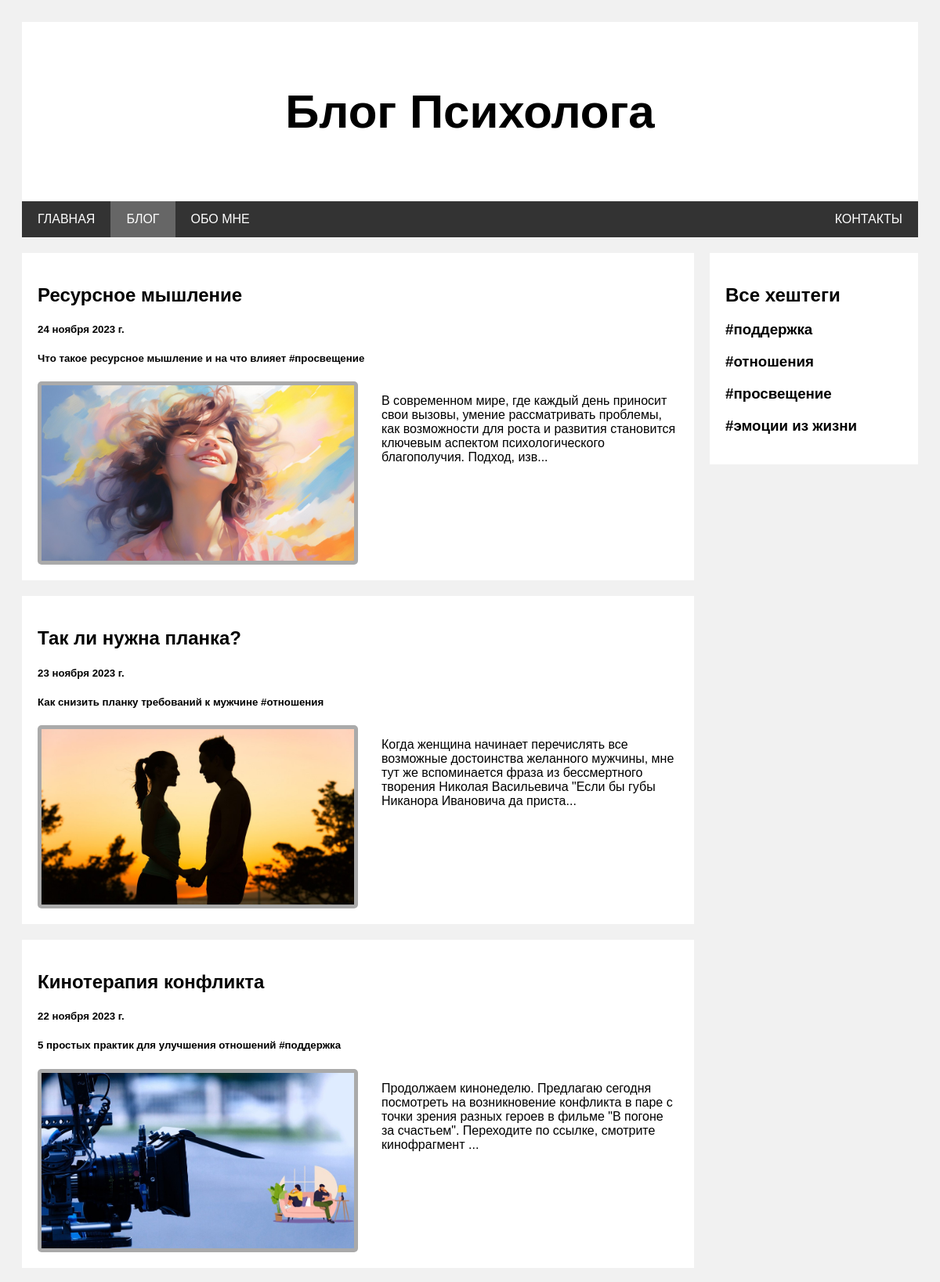
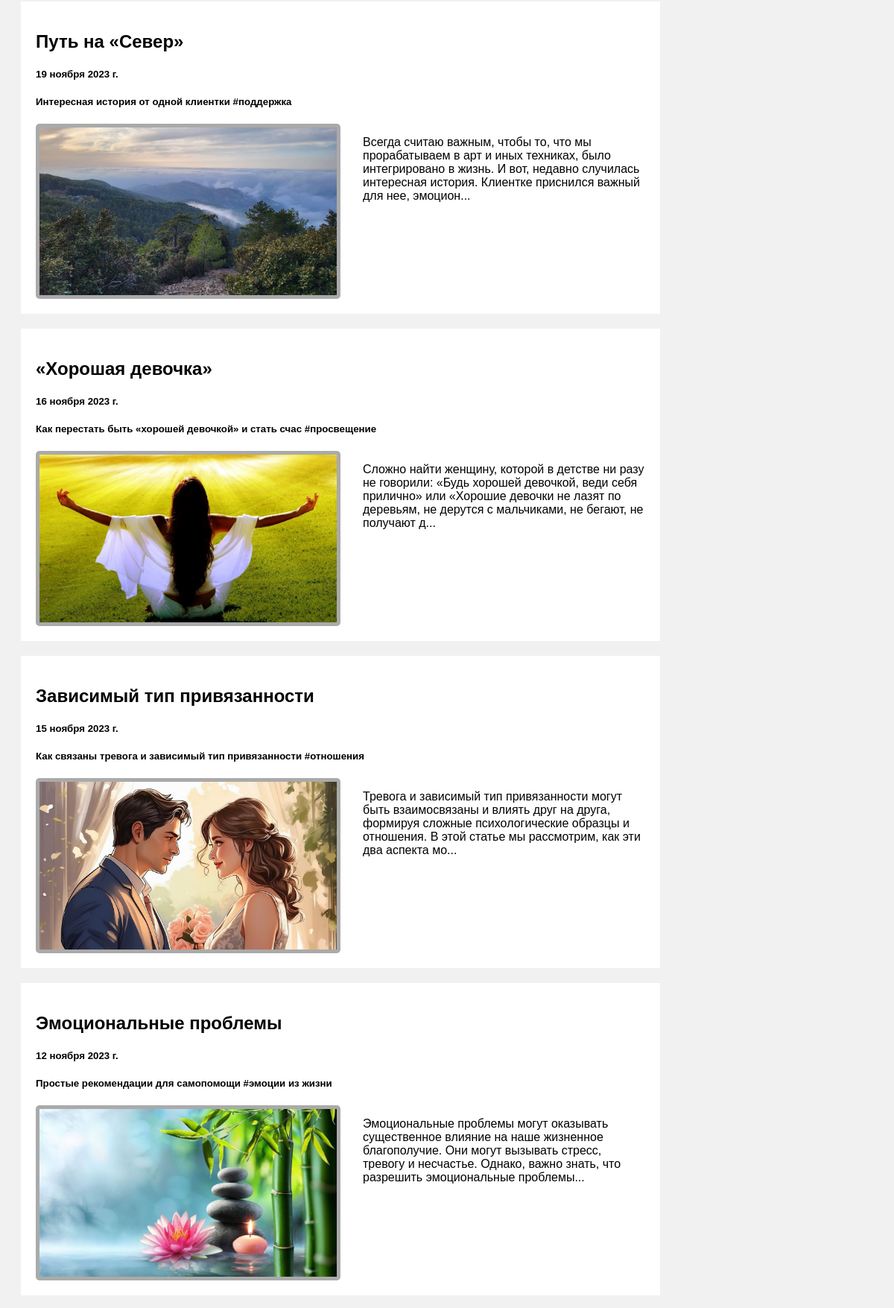
/posts/ (upper part), run on the app's committed database (2 pictures, top to bottom).
### blog/models.py (models this page shows, shortened)
class Post(models.Model):
    title = models.CharField(max_length=30, verbose_name="Название")
    description = models.CharField(max_length=50, verbose_name="Описание")
    date = models.DateField(verbose_name="Дата")
    content = models.TextField(verbose_name="Контент")
    hashtag = models.ManyToManyField(Hashtag, verbose_name="Хештег", blank=True)
    image = models.FileField(
        upload_to="jpeg", verbose_name="Изображение", blank=True, null=True
    )
    slug = models.SlugField(null=False, db_index=True)
    def get_url(self):
        return reverse("post_details", args=[self.slug])

class Hashtag(models.Model):
    title = models.CharField(max_length=20, verbose_name="Хештег")
    slug = models.SlugField(null=False, db_index=True)
    def get_url(self):
        return reverse("hashtag_details", args=[self.slug])

### blog/views.py (the view)
# urls.py: path("posts/", views.AllPosts.as_view(), name="all_posts"),
class AllPosts(ListView):
    template_name = "blog/list_post.html"
    model = Post
    context_object_name = "posts"
    def get_queryset(self):
        queryset = super().get_queryset()
        filter_qs = queryset.order_by("-date")
        return filter_qs

### context_processors/get_hashtags.py (called while the page is built)
def get_hashtags(request):
    return {"hashtags": Hashtag.objects.all()}

### blog/templates/blog/list_post.html
{% extends 'base.html' %}
{% block content %}
        {% for sign_post in posts %}
            <div class="card">
                <a href="{{ sign_post.get_url }}"><h2>{{ sign_post.title }}</h2></a>
                <h5>{{ sign_post.date }}</h5>
                <h5>
                    {{ sign_post.description }}
                    {% for hashtag in sign_post.hashtag.all %}
                        <a href="{{ hashtag.get_url }}">#{{ hashtag.title }}</a>
                    {% endfor %}
                </h5>
                <div class="block">
                    <img class="image" src="{{ sign_post.image.url }}" alt="Изображение не прикреплено">
                    <p class="block-description">
                        {% autoescape off %}
                            {{ sign_post.content|slice:':200'}}...
                        {% endautoescape %}
                    </p>
                </div>
            </div>
        {% endfor %}
{% endblock %}

### templates/includes/right_column.html
<div class="rightcolumn">
    <div class="card">
        <h2>Все хештеги</h2>
        <ul>
            {% for hashtag in hashtags%}
                <li><a href="{{ hashtag.get_url }}"><h3>#{{ hashtag.title }}</h3></a></li>
            {% endfor %}
        </ul>
    </div>
</div>

### static/css/base.css (style rules this page uses)
* { box-sizing: border-box; }
body { font-family: Arial; padding: 20px; background: #f1f1f1; }
.rightcolumn { float: left; width: 25%; padding-left: 20px; }
.card { background-color: white; padding: 20px; margin-top: 20px; }
.image { background-color: #aaa; width: 100%; padding: 5px; border-radius: 5px; }
.block { display: flex; }
.block .image { width: 50%; height: 100%; }
.block-description { padding-left: 30px; }
a { color: black; text-decoration: none; }
li { list-style-type: none; }
ul { padding-left: 0; }

### data on the page
Post: title "Ресурсное мышление", date "24 ноября 2023 г.", description "Что такое ресурсное мышление и на что влияет", image (picture), content "В современном мире, где каждый день приносит свои вызовы, умение рассматривать проблемы, как возможности для роста и развития становится ключевым аспектом психологического благополучия. Подход, изв"
Hashtag: title "просвещение"
Post: title "Так ли нужна планка?", date "23 ноября 2023 г.", description "Как снизить планку требований к мужчине", image (picture), content "Когда женщина начинает перечислять все возможные достоинства желанного мужчины, мне тут же вспоминается фраза из бессмертного творения Николая Васильевича \"Если бы губы Никанора Ивановича да приста"
Hashtag: title "отношения"
Post: title "Кинотерапия конфликта", date "22 ноября 2023 г.", description "5 простых практик для улучшения отношений", image (picture), content "Продолжаем кинонеделю. Предлагаю сегодня посмотреть на возникновение конфликта в паре с точки зрения разных героев в фильме \"В погоне за счастьем\". Переходите по ссылке, смотрите кинофрагмент"
Hashtag: title "поддержка"
Post: title "Путь на «Север»", date "19 ноября 2023 г.", description "Интересная история от одной клиентки", image (picture), content "Всегда считаю важным, чтобы то, что мы прорабатываем в арт и иных техниках, было интегрировано в жизнь. И вот, недавно случилась интересная история. Клиентке приснился важный для нее, эмоцион"
Post: title "«Хорошая девочка»", date "16 ноября 2023 г.", description "Как перестать быть «хорошей девочкой» и стать счас", image (picture), content "Сложно найти женщину, которой в детстве ни разу не говорили: «Будь хорошей девочкой, веди себя прилично» или «Хорошие девочки не лазят по деревьям, не дерутся с мальчиками, не бегают, не получают д"
Post: title "Зависимый тип привязанности", date "15 ноября 2023 г.", description "Как связаны тревога и зависимый тип привязанности", image (picture), content "Тревога и зависимый тип привязанности могут быть взаимосвязаны и влиять друг на друга, формируя сложные психологические образцы и отношения. В этой статье мы рассмотрим, как эти два аспекта мо"
Post: title "Эмоциональные проблемы", date "12 ноября 2023 г.", description "Простые рекомендации для самопомощи", image (picture), content "Эмоциональные проблемы могут оказывать существенное влияние на наше жизненное благополучие. Они могут вызывать стресс, тревогу и несчастье. Однако, важно знать, что разрешить эмоциональные проблемы"
Hashtag: title "эмоции из жизни"
